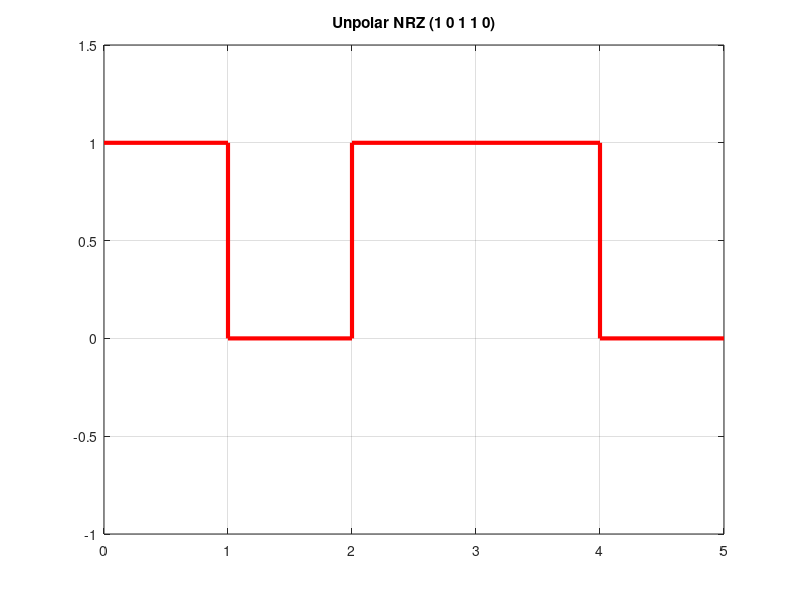

MATLAB code to generate this figure:
clc; clear all; close all;

m = [1 0 1 1 0];
n = length(m);
x = [];
y = [];

for i=1:n
    x = [x i-1 i];
    if(m(i) == 0)
        y = [y 0 0];
    else
        y = [y 1 1];
    end
end


plot(x, y, 'r', 'linewidth', 3);
axis([0, n, -1, 1.5]);
title('Unpolar NRZ (1 0 1 1 0)');
grid on;
